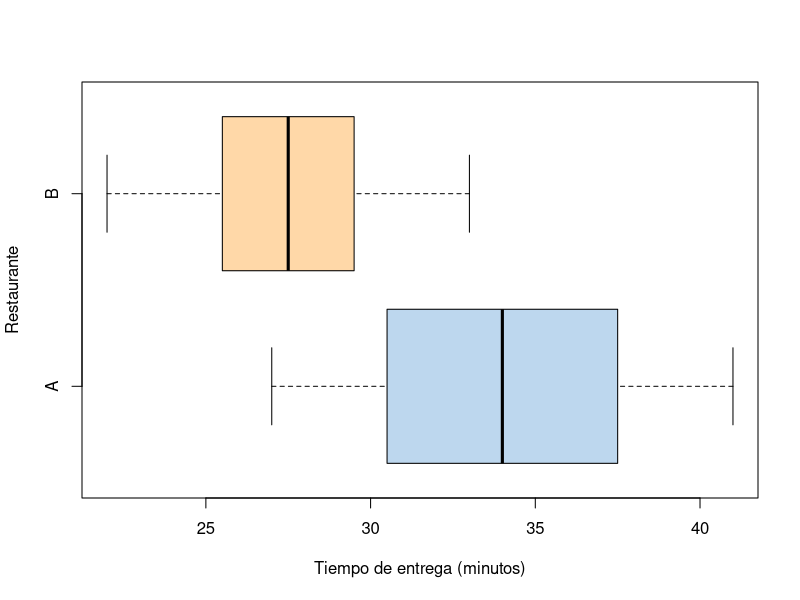

This figure's R source:
## ---- chunk 1
knitr::opts_chunk$set(echo = TRUE, message = FALSE, warning = FALSE, comment = NA, collapse = FALSE)
## ---- chunk 2
rest_A <- c(35, 28, 41, 32, 30, 38, 27, 36, 33, 40, 29, 34, 37, 31, 39)
rest_B <- c(27, 31, 24, 29, 26, 30, 22, 28, 25, 33, 27, 29)
c(media_A = mean(rest_A), media_B = mean(rest_B))
t.test(rest_A, rest_B)$conf.int
## ---- chunk 3
boxplot(list(A = rest_A, B = rest_B), horizontal = TRUE, col = c("#BDD7EE", "#FFD8A8"),
        xlab = "Tiempo de entrega (minutos)", ylab = "Restaurante")
## ---- chunk 4
antes   <- c(104.5, 89, 84.5, 106, 90, 96, 79, 90, 85, 76.5, 91.5, 82.5, 100.5, 89.5, 121.5, 72)
despues <- c(98, 85.5, 85, 103.5, 88.5, 95, 79.5, 90, 82, 76, 89.5, 81, 99.5, 86.5, 115.5, 70)
d <- antes - despues
d
mean(d)
t.test(antes, despues, paired = TRUE)$conf.int
## ---- chunk 5
t.test(antes, despues)$conf.int
## ---- chunk 6
p1 <- 152 / 200
p2 <- 126 / 200
(p1 - p2) + c(-1, 1) * 1.96 * sqrt(p1 * (1 - p1) / 200 + p2 * (1 - p2) / 200)
prop.test(c(152, 126), c(200, 200), correct = FALSE)$conf.int   # el mismo intervalo
## ---- chunk 7
var(rest_A) / var(rest_B)
var.test(rest_A, rest_B)$conf.int
## ---- chunk 8
maq1 <- c(501, 499, 503, 498, 502, 500, 504, 497)
maq2 <- c(496, 499, 495, 498, 497, 494, 500, 496, 498)
t.test(maq1, maq2)$conf.int
## ---- chunk 9
antes_r2 <- c(52, 61, 48, 70, 55, 63, 58, 66)
despues_r2 <- c(58, 65, 50, 74, 60, 64, 63, 70)
t.test(despues_r2, antes_r2, paired = TRUE)$conf.int
## ---- chunk 10
prop.test(c(62, 45), c(650, 600), correct = FALSE)$conf.int
